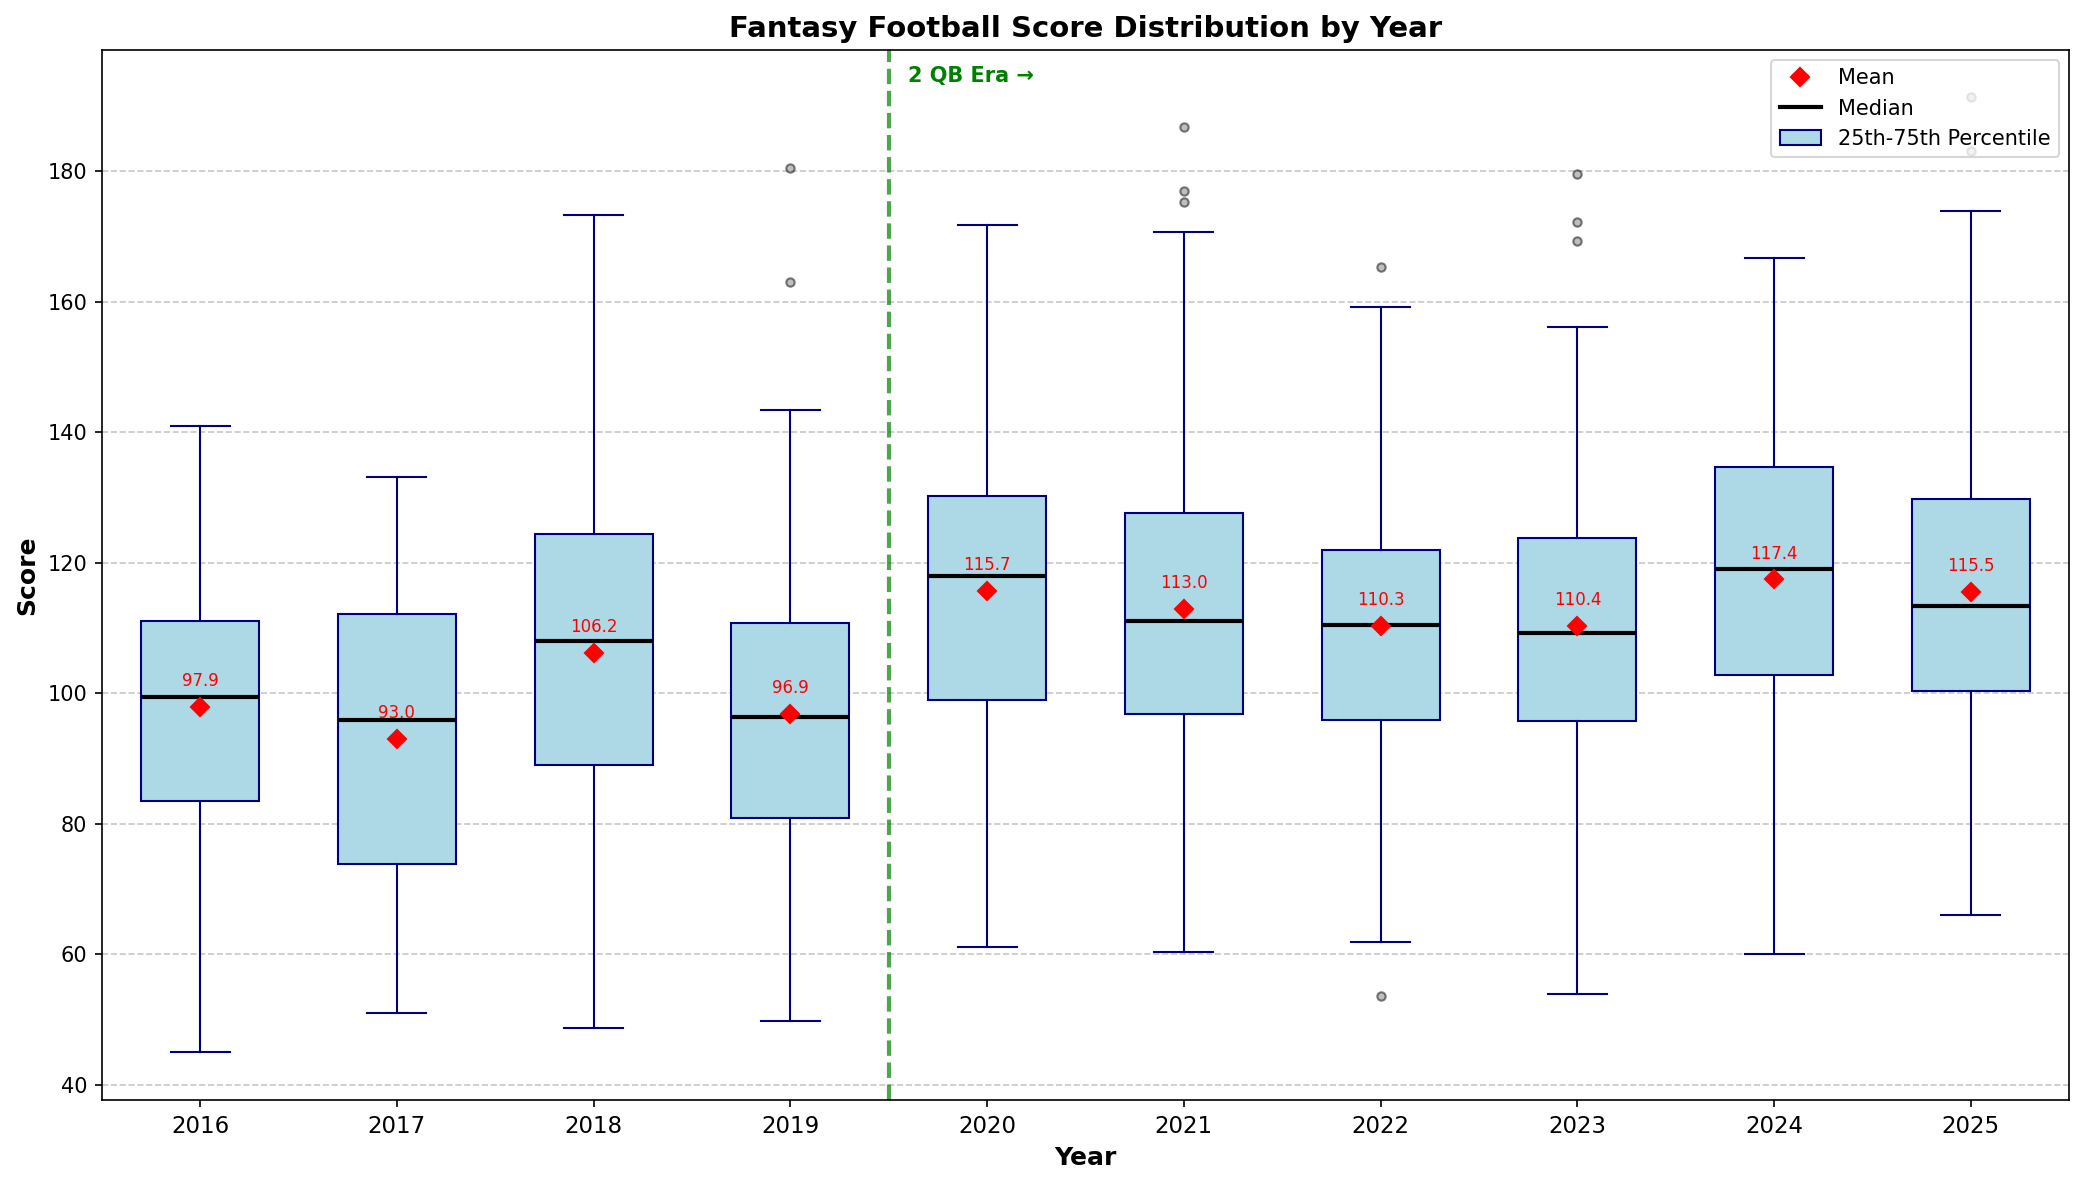

Reproduce this figure in Python.
#!/usr/bin/env python3
"""Visualize score distributions by year using box plots."""

import os
import sys
from datetime import datetime
from collections import defaultdict
import numpy as np

# Add parent directory to path
sys.path.insert(0, os.path.dirname(os.path.dirname(os.path.abspath(__file__))))

try:
    import matplotlib.pyplot as plt
except ImportError:
    print("matplotlib is required. Install with: pip install matplotlib")
    sys.exit(1)

from league_data import get_all_scores, START_YEAR


def main():
    current_year = datetime.now().year
    print(f"Fetching league data from {START_YEAR} to {current_year}...\n")

    all_games = get_all_scores(START_YEAR, current_year)

    if not all_games:
        print("No games found!")
        return

    # Group scores by year
    scores_by_year = defaultdict(list)
    for game in all_games:
        scores_by_year[game['year']].append(game['score'])

    # Sort years
    years = sorted(scores_by_year.keys())
    data = [scores_by_year[year] for year in years]

    # Create figure
    fig, ax = plt.subplots(figsize=(14, 8))

    # Create box plot
    bp = ax.boxplot(data,
                    positions=range(len(years)),
                    widths=0.6,
                    patch_artist=True,
                    showmeans=True,
                    meanprops=dict(marker='D', markerfacecolor='red', markeredgecolor='red', markersize=6),
                    medianprops=dict(color='black', linewidth=2),
                    boxprops=dict(facecolor='lightblue', color='navy'),
                    whiskerprops=dict(color='navy'),
                    capprops=dict(color='navy'),
                    flierprops=dict(marker='o', markerfacecolor='gray', markersize=4, alpha=0.5))

    # Customize plot
    ax.set_xticklabels(years, fontsize=11)
    ax.set_xlabel('Year', fontsize=12, fontweight='bold')
    ax.set_ylabel('Score', fontsize=12, fontweight='bold')
    ax.set_title('Fantasy Football Score Distribution by Year', fontsize=14, fontweight='bold')

    # Add grid
    ax.yaxis.grid(True, linestyle='--', alpha=0.7)
    ax.set_axisbelow(True)

    # Add legend
    from matplotlib.lines import Line2D
    legend_elements = [
        Line2D([0], [0], marker='D', color='w', markerfacecolor='red', markersize=8, label='Mean'),
        Line2D([0], [0], color='black', linewidth=2, label='Median'),
        plt.Rectangle((0, 0), 1, 1, facecolor='lightblue', edgecolor='navy', label='25th-75th Percentile'),
    ]
    ax.legend(handles=legend_elements, loc='upper right')

    # Add stats annotations
    for i, year in enumerate(years):
        scores = scores_by_year[year]
        mean = np.mean(scores)
        ax.annotate(f'{mean:.1f}',
                    xy=(i, mean),
                    xytext=(0, 10),
                    textcoords='offset points',
                    ha='center',
                    fontsize=8,
                    color='red')

    # Add vertical line at 2020 (2 QB era)
    if 2020 in years:
        idx_2020 = years.index(2020)
        ax.axvline(x=idx_2020 - 0.5, color='green', linestyle='--', linewidth=2, alpha=0.7)
        ax.text(idx_2020 - 0.4, ax.get_ylim()[1] - 5, '2 QB Era →',
                fontsize=10, color='green', fontweight='bold')

    plt.tight_layout()

    # Save to file
    output_path = os.path.join(os.path.dirname(__file__), 'score_distribution.png')
    plt.savefig(output_path, dpi=150, bbox_inches='tight')
    print(f"\nChart saved to: {output_path}")

    # Also show the plot
    plt.show()


if __name__ == "__main__":
    main()
